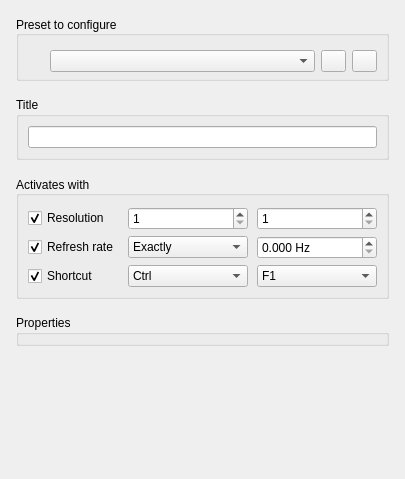
<?xml version="1.0" encoding="UTF-8"?>
<ui version="4.0">
 <class>control_panel::VideoPresets</class>
 <widget class="QWidget" name="ControlPanel_VideoPresets">
  <property name="geometry">
   <rect>
    <x>0</x>
    <y>0</y>
    <width>405</width>
    <height>479</height>
   </rect>
  </property>
  <property name="focusPolicy">
   <enum>Qt::ClickFocus</enum>
  </property>
  <property name="windowTitle">
   <string>Dialog</string>
  </property>
  <layout class="QVBoxLayout" name="verticalLayout_3">
   <property name="spacing">
    <number>0</number>
   </property>
   <property name="leftMargin">
    <number>0</number>
   </property>
   <property name="topMargin">
    <number>0</number>
   </property>
   <property name="rightMargin">
    <number>0</number>
   </property>
   <property name="bottomMargin">
    <number>0</number>
   </property>
   <item>
    <widget class="QScrollArea" name="scrollArea">
     <property name="frameShape">
      <enum>QFrame::NoFrame</enum>
     </property>
     <property name="widgetResizable">
      <bool>true</bool>
     </property>
     <widget class="QWidget" name="scrollAreaWidgetContents">
      <property name="geometry">
       <rect>
        <x>0</x>
        <y>0</y>
        <width>405</width>
        <height>479</height>
       </rect>
      </property>
      <layout class="QVBoxLayout" name="verticalLayout">
       <property name="spacing">
        <number>16</number>
       </property>
       <property name="leftMargin">
        <number>16</number>
       </property>
       <property name="topMargin">
        <number>16</number>
       </property>
       <property name="rightMargin">
        <number>16</number>
       </property>
       <property name="bottomMargin">
        <number>16</number>
       </property>
       <item>
        <widget class="QGroupBox" name="groupBox_presetList">
         <property name="enabled">
          <bool>true</bool>
         </property>
         <property name="sizePolicy">
          <sizepolicy hsizetype="Preferred" vsizetype="Maximum">
           <horstretch>0</horstretch>
           <verstretch>0</verstretch>
          </sizepolicy>
         </property>
         <property name="title">
          <string>Preset to configure</string>
         </property>
         <property name="alignment">
          <set>Qt::AlignLeading|Qt::AlignLeft|Qt::AlignVCenter</set>
         </property>
         <property name="flat">
          <bool>false</bool>
         </property>
         <layout class="QVBoxLayout" name="verticalLayout_2">
          <property name="topMargin">
           <number>11</number>
          </property>
          <property name="bottomMargin">
           <number>3</number>
          </property>
          <item>
           <layout class="QHBoxLayout" name="horizontalLayout">
            <property name="spacing">
             <number>6</number>
            </property>
            <item>
             <widget class="QLabel" name="label_isPresetCurrentlyActive">
              <property name="sizePolicy">
               <sizepolicy hsizetype="Maximum" vsizetype="Minimum">
                <horstretch>0</horstretch>
                <verstretch>0</verstretch>
               </sizepolicy>
              </property>
              <property name="minimumSize">
               <size>
                <width>16</width>
                <height>0</height>
               </size>
              </property>
              <property name="text">
               <string>&lt;html&gt;&lt;head/&gt;&lt;body&gt;&lt;p&gt;&lt;br/&gt;&lt;/p&gt;&lt;/body&gt;&lt;/html&gt;</string>
              </property>
              <property name="textFormat">
               <enum>Qt::RichText</enum>
              </property>
              <property name="alignment">
               <set>Qt::AlignLeading|Qt::AlignLeft|Qt::AlignVCenter</set>
              </property>
             </widget>
            </item>
            <item>
             <widget class="VideoPresetList" name="comboBox_presetList"/>
            </item>
            <item>
             <widget class="QPushButton" name="pushButton_addNewPreset">
              <property name="sizePolicy">
               <sizepolicy hsizetype="Fixed" vsizetype="Fixed">
                <horstretch>0</horstretch>
                <verstretch>0</verstretch>
               </sizepolicy>
              </property>
              <property name="minimumSize">
               <size>
                <width>25</width>
                <height>0</height>
               </size>
              </property>
              <property name="maximumSize">
               <size>
                <width>25</width>
                <height>16777215</height>
               </size>
              </property>
              <property name="toolTip">
               <string>Add a new preset</string>
              </property>
              <property name="text">
               <string/>
              </property>
              <property name="icon">
               <iconset resource="../../res.qrc">
                <normaloff>:/res/icons/newie/plus.png</normaloff>
                <disabledoff>:/res/icons/newie/plus_disabled.png</disabledoff>:/res/icons/newie/plus.png</iconset>
              </property>
             </widget>
            </item>
            <item>
             <widget class="QPushButton" name="pushButton_deletePreset">
              <property name="sizePolicy">
               <sizepolicy hsizetype="Fixed" vsizetype="Fixed">
                <horstretch>0</horstretch>
                <verstretch>0</verstretch>
               </sizepolicy>
              </property>
              <property name="minimumSize">
               <size>
                <width>25</width>
                <height>0</height>
               </size>
              </property>
              <property name="maximumSize">
               <size>
                <width>25</width>
                <height>16777215</height>
               </size>
              </property>
              <property name="toolTip">
               <string>Delete this preset</string>
              </property>
              <property name="text">
               <string/>
              </property>
              <property name="icon">
               <iconset resource="../../res.qrc">
                <normaloff>:/res/icons/newie/minus.png</normaloff>
                <disabledoff>:/res/icons/newie/minus_disabled.png</disabledoff>:/res/icons/newie/minus.png</iconset>
              </property>
              <property name="iconSize">
               <size>
                <width>10</width>
                <height>12</height>
               </size>
              </property>
             </widget>
            </item>
           </layout>
          </item>
         </layout>
        </widget>
       </item>
       <item>
        <widget class="QGroupBox" name="groupBox_videoPresetName">
         <property name="sizePolicy">
          <sizepolicy hsizetype="Preferred" vsizetype="Maximum">
           <horstretch>0</horstretch>
           <verstretch>0</verstretch>
          </sizepolicy>
         </property>
         <property name="title">
          <string>Title</string>
         </property>
         <layout class="QVBoxLayout" name="verticalLayout_5">
          <property name="bottomMargin">
           <number>9</number>
          </property>
          <item>
           <widget class="QLineEdit" name="lineEdit_presetName">
            <property name="placeholderText">
             <string/>
            </property>
           </widget>
          </item>
         </layout>
        </widget>
       </item>
       <item>
        <widget class="QGroupBox" name="groupBox_activation">
         <property name="enabled">
          <bool>true</bool>
         </property>
         <property name="sizePolicy">
          <sizepolicy hsizetype="Preferred" vsizetype="Maximum">
           <horstretch>0</horstretch>
           <verstretch>0</verstretch>
          </sizepolicy>
         </property>
         <property name="title">
          <string>Activates with</string>
         </property>
         <property name="alignment">
          <set>Qt::AlignLeading|Qt::AlignLeft|Qt::AlignVCenter</set>
         </property>
         <property name="flat">
          <bool>false</bool>
         </property>
         <layout class="QGridLayout" name="gridLayout_2">
          <property name="topMargin">
           <number>11</number>
          </property>
          <property name="horizontalSpacing">
           <number>9</number>
          </property>
          <property name="verticalSpacing">
           <number>6</number>
          </property>
          <item row="2" column="1">
           <widget class="QComboBox" name="comboBox_shortcutFirstKey">
            <property name="enabled">
             <bool>true</bool>
            </property>
            <property name="sizePolicy">
             <sizepolicy hsizetype="Ignored" vsizetype="Fixed">
              <horstretch>0</horstretch>
              <verstretch>0</verstretch>
             </sizepolicy>
            </property>
            <item>
             <property name="text">
              <string>Ctrl</string>
             </property>
            </item>
           </widget>
          </item>
          <item row="0" column="2">
           <widget class="QSpinBox" name="spinBox_resolutionY">
            <property name="enabled">
             <bool>true</bool>
            </property>
            <property name="sizePolicy">
             <sizepolicy hsizetype="Ignored" vsizetype="Fixed">
              <horstretch>0</horstretch>
              <verstretch>0</verstretch>
             </sizepolicy>
            </property>
            <property name="minimum">
             <number>1</number>
            </property>
            <property name="maximum">
             <number>480</number>
            </property>
           </widget>
          </item>
          <item row="1" column="2">
           <widget class="QDoubleSpinBox" name="doubleSpinBox_refreshRateValue">
            <property name="enabled">
             <bool>true</bool>
            </property>
            <property name="sizePolicy">
             <sizepolicy hsizetype="Ignored" vsizetype="Fixed">
              <horstretch>0</horstretch>
              <verstretch>0</verstretch>
             </sizepolicy>
            </property>
            <property name="suffix">
             <string> Hz</string>
            </property>
            <property name="decimals">
             <number>3</number>
            </property>
            <property name="minimum">
             <double>0.000000000000000</double>
            </property>
            <property name="maximum">
             <double>100000000.000000000000000</double>
            </property>
           </widget>
          </item>
          <item row="2" column="0">
           <widget class="QCheckBox" name="checkBox_activatorShortcut">
            <property name="enabled">
             <bool>true</bool>
            </property>
            <property name="sizePolicy">
             <sizepolicy hsizetype="Maximum" vsizetype="Fixed">
              <horstretch>0</horstretch>
              <verstretch>0</verstretch>
             </sizepolicy>
            </property>
            <property name="text">
             <string>Shortcut</string>
            </property>
            <property name="checked">
             <bool>true</bool>
            </property>
           </widget>
          </item>
          <item row="1" column="1">
           <widget class="QComboBox" name="comboBox_refreshRateComparison">
            <property name="enabled">
             <bool>true</bool>
            </property>
            <property name="sizePolicy">
             <sizepolicy hsizetype="Ignored" vsizetype="Fixed">
              <horstretch>0</horstretch>
              <verstretch>0</verstretch>
             </sizepolicy>
            </property>
            <item>
             <property name="text">
              <string>Exactly</string>
             </property>
            </item>
            <item>
             <property name="text">
              <string>Rounded</string>
             </property>
            </item>
            <item>
             <property name="text">
              <string>Floored</string>
             </property>
            </item>
            <item>
             <property name="text">
              <string>Ceiled</string>
             </property>
            </item>
           </widget>
          </item>
          <item row="1" column="0">
           <widget class="QCheckBox" name="checkBox_activatorRefreshRate">
            <property name="enabled">
             <bool>true</bool>
            </property>
            <property name="sizePolicy">
             <sizepolicy hsizetype="Maximum" vsizetype="Fixed">
              <horstretch>0</horstretch>
              <verstretch>0</verstretch>
             </sizepolicy>
            </property>
            <property name="text">
             <string>Refresh rate</string>
            </property>
            <property name="checked">
             <bool>true</bool>
            </property>
           </widget>
          </item>
          <item row="0" column="1">
           <widget class="QSpinBox" name="spinBox_resolutionX">
            <property name="enabled">
             <bool>true</bool>
            </property>
            <property name="sizePolicy">
             <sizepolicy hsizetype="Ignored" vsizetype="Fixed">
              <horstretch>0</horstretch>
              <verstretch>0</verstretch>
             </sizepolicy>
            </property>
            <property name="minimum">
             <number>1</number>
            </property>
            <property name="maximum">
             <number>640</number>
            </property>
           </widget>
          </item>
          <item row="2" column="2">
           <widget class="QComboBox" name="comboBox_shortcutSecondKey">
            <property name="enabled">
             <bool>true</bool>
            </property>
            <property name="sizePolicy">
             <sizepolicy hsizetype="Ignored" vsizetype="Fixed">
              <horstretch>0</horstretch>
              <verstretch>0</verstretch>
             </sizepolicy>
            </property>
            <item>
             <property name="text">
              <string>F1</string>
             </property>
            </item>
            <item>
             <property name="text">
              <string>F2</string>
             </property>
            </item>
            <item>
             <property name="text">
              <string>F3</string>
             </property>
            </item>
            <item>
             <property name="text">
              <string>F4</string>
             </property>
            </item>
            <item>
             <property name="text">
              <string>F5</string>
             </property>
            </item>
            <item>
             <property name="text">
              <string>F6</string>
             </property>
            </item>
            <item>
             <property name="text">
              <string>F7</string>
             </property>
            </item>
            <item>
             <property name="text">
              <string>F8</string>
             </property>
            </item>
            <item>
             <property name="text">
              <string>F9</string>
             </property>
            </item>
            <item>
             <property name="text">
              <string>F10</string>
             </property>
            </item>
            <item>
             <property name="text">
              <string>F11</string>
             </property>
            </item>
            <item>
             <property name="text">
              <string>F12</string>
             </property>
            </item>
           </widget>
          </item>
          <item row="0" column="0">
           <widget class="QCheckBox" name="checkBox_activatorResolution">
            <property name="enabled">
             <bool>true</bool>
            </property>
            <property name="sizePolicy">
             <sizepolicy hsizetype="Maximum" vsizetype="Fixed">
              <horstretch>0</horstretch>
              <verstretch>0</verstretch>
             </sizepolicy>
            </property>
            <property name="text">
             <string>Resolution</string>
            </property>
            <property name="checked">
             <bool>true</bool>
            </property>
           </widget>
          </item>
         </layout>
        </widget>
       </item>
       <item>
        <widget class="ParameterGrid" name="parameterGrid_properties">
         <property name="sizePolicy">
          <sizepolicy hsizetype="Minimum" vsizetype="Preferred">
           <horstretch>0</horstretch>
           <verstretch>0</verstretch>
          </sizepolicy>
         </property>
         <property name="title">
          <string>Properties</string>
         </property>
        </widget>
       </item>
       <item>
        <spacer name="verticalSpacer">
         <property name="orientation">
          <enum>Qt::Vertical</enum>
         </property>
         <property name="sizeHint" stdset="0">
          <size>
           <width>20</width>
           <height>40</height>
          </size>
         </property>
        </spacer>
       </item>
      </layout>
     </widget>
    </widget>
   </item>
  </layout>
 </widget>
 <customwidgets>
  <customwidget>
   <class>ParameterGrid</class>
   <extends>QGroupBox</extends>
   <header>ParameterGrid.h</header>
   <container>1</container>
  </customwidget>
  <customwidget>
   <class>VideoPresetList</class>
   <extends>QComboBox</extends>
   <header>VideoPresetList.h</header>
  </customwidget>
 </customwidgets>
 <tabstops>
  <tabstop>comboBox_presetList</tabstop>
  <tabstop>pushButton_addNewPreset</tabstop>
  <tabstop>pushButton_deletePreset</tabstop>
  <tabstop>lineEdit_presetName</tabstop>
  <tabstop>checkBox_activatorResolution</tabstop>
  <tabstop>spinBox_resolutionX</tabstop>
  <tabstop>spinBox_resolutionY</tabstop>
  <tabstop>checkBox_activatorRefreshRate</tabstop>
  <tabstop>comboBox_refreshRateComparison</tabstop>
  <tabstop>doubleSpinBox_refreshRateValue</tabstop>
  <tabstop>checkBox_activatorShortcut</tabstop>
  <tabstop>comboBox_shortcutFirstKey</tabstop>
  <tabstop>comboBox_shortcutSecondKey</tabstop>
 </tabstops>
 <resources>
  <include location="../../res.qrc"/>
 </resources>
 <connections/>
</ui>
